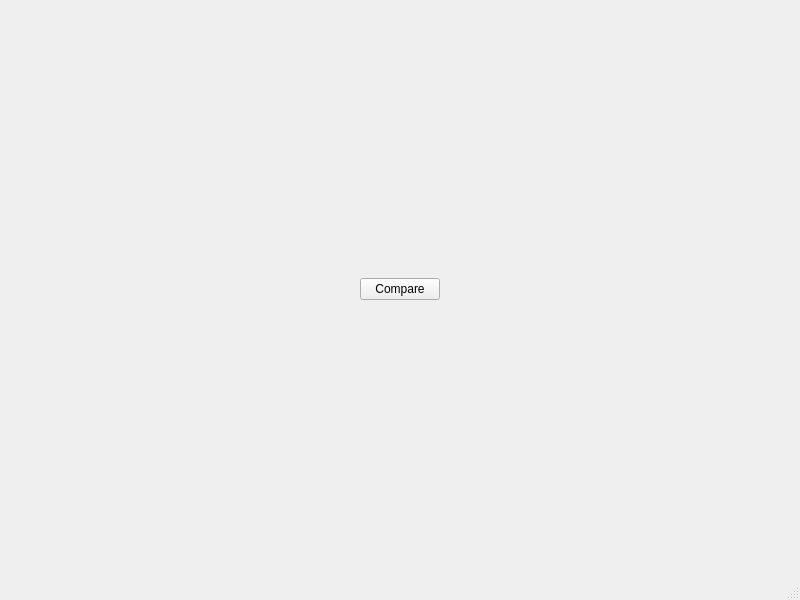
<?xml version="1.0" encoding="UTF-8"?>
<ui version="4.0">
 <class>mainWindow</class>
 <widget class="QMainWindow" name="mainWindow">
  <property name="geometry">
   <rect>
    <x>0</x>
    <y>0</y>
    <width>800</width>
    <height>600</height>
   </rect>
  </property>
  <property name="windowTitle">
   <string>MainWindow</string>
  </property>
  <widget class="QWidget" name="centralwidget">
   <layout class="QVBoxLayout" name="verticalLayout">
    <property name="sizeConstraint">
     <enum>QLayout::SetMinimumSize</enum>
    </property>
    <item>
     <layout class="QHBoxLayout" name="mainLayout"/>
    </item>
    <item>
     <layout class="QHBoxLayout" name="horizontalLayout_2">
      <property name="sizeConstraint">
       <enum>QLayout::SetMinimumSize</enum>
      </property>
      <item>
       <spacer name="horizontalSpacer">
        <property name="orientation">
         <enum>Qt::Horizontal</enum>
        </property>
        <property name="sizeHint" stdset="0">
         <size>
          <width>40</width>
          <height>20</height>
         </size>
        </property>
       </spacer>
      </item>
      <item>
       <widget class="QPushButton" name="compare">
        <property name="text">
         <string>Compare</string>
        </property>
       </widget>
      </item>
      <item>
       <spacer name="horizontalSpacer_2">
        <property name="orientation">
         <enum>Qt::Horizontal</enum>
        </property>
        <property name="sizeHint" stdset="0">
         <size>
          <width>40</width>
          <height>20</height>
         </size>
        </property>
       </spacer>
      </item>
     </layout>
    </item>
   </layout>
  </widget>
  <widget class="QMenuBar" name="menubar">
   <property name="geometry">
    <rect>
     <x>0</x>
     <y>0</y>
     <width>800</width>
     <height>21</height>
    </rect>
   </property>
  </widget>
  <widget class="QStatusBar" name="statusbar"/>
 </widget>
 <resources/>
 <connections/>
</ui>
